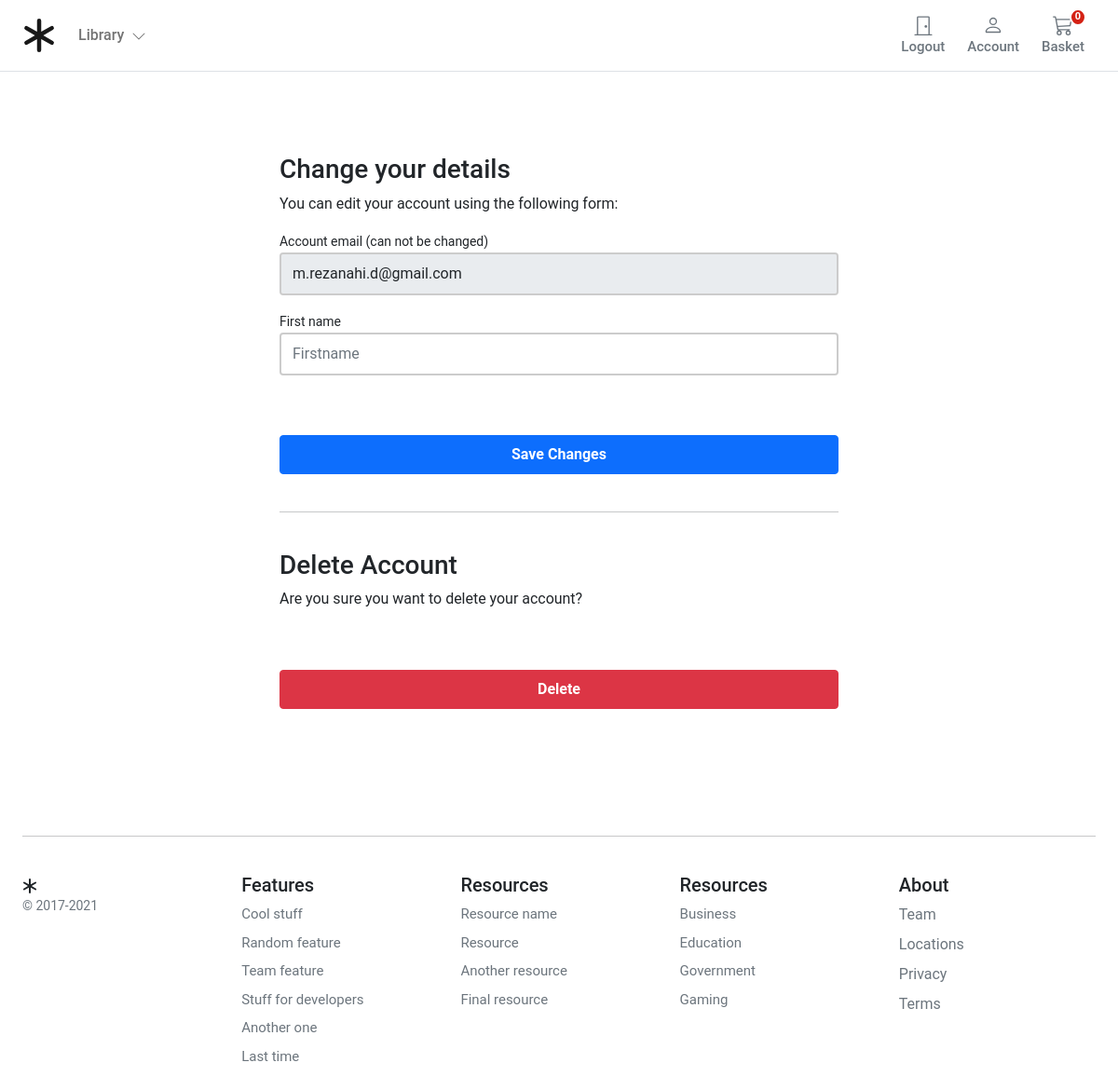
The page /account/profile/edit/ (signed in) on the database as committed earlier.
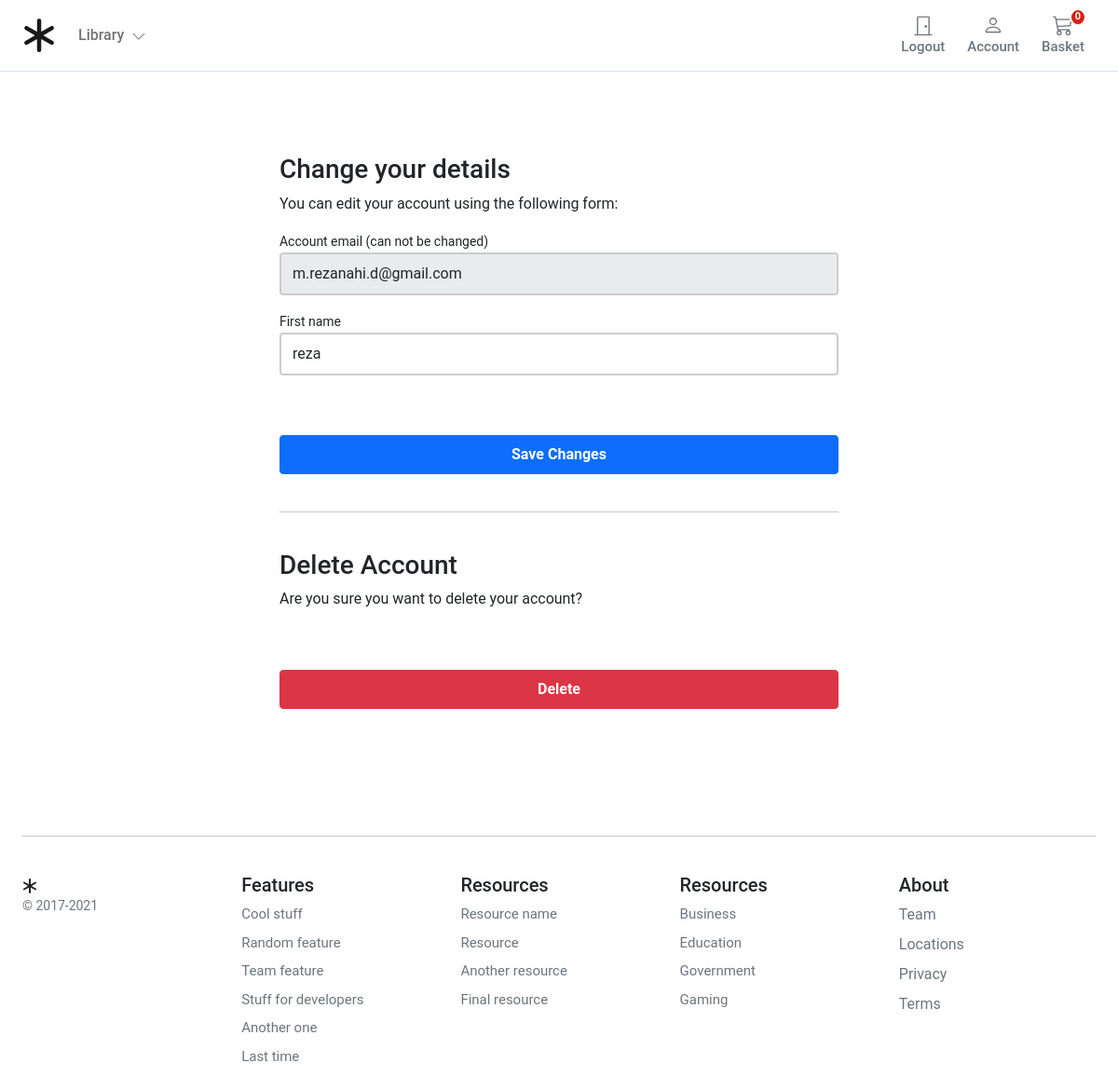
The same page on the database as committed later.
### account/models.py (models this page shows, shortened)
class UserBase(AbstractBaseUser, PermissionsMixin):
    email = models.EmailField(_('email_address'), unique=True)
    user_name = models.CharField(max_length=150, unique=True)
    first_name = models.CharField(max_length=150, blank=True)
    about = models.TextField(_('about'), max_length=500, blank=True)
    phone_number = models.CharField(max_length=15, blank=True)
    postcode = models.CharField(max_length=12, blank=True)
    address_line_1 = models.CharField(max_length=150, blank=True)
    address_line_2 = models.CharField(max_length=150, blank=True)
    town_city = models.CharField(max_length=150, blank=True)
    is_active = models.BooleanField(default=False)
    is_staff = models.BooleanField(default=False)
    created = models.DateTimeField(auto_now_add=True)
    updated = models.DateTimeField(auto_now=True)
    objects = CustomModelManager()
    REQUIRED_FIELDS = ['user_name']
    USERNAME_FIELD = 'email'
    class Meta:
        verbose_name = 'account'
        verbose_name_plural = 'accounts'

### account/views.py (the view)
# urls.py: path('profile/edit/', edit_details, name='edit_details'),
@login_required
def edit_details(request):
    if request.method == 'POST':
        user_edit = UserEditForm(instance=request.user, data=request.POST)
        if user_edit.is_valid():
            user_edit.save()
    else:
        user_edit = UserEditForm(instance=request.user)
    return render(request, template_name='account/user/edit_details.html', context={'user_form': user_edit})

### account/forms.py
class UserEditForm(forms.ModelForm):
    email = forms.EmailField(
        label='Account email (can not be changed)', max_length=200, widget=forms.TextInput(
            attrs={'class': 'form-control mb-3', 'placeholder': 'email', 'id': 'form-email', 'readonly': 'readonly'}))
    first_name = forms.CharField(
        label='First name', min_length=4, max_length=50, widget=forms.TextInput(
            attrs={'class': 'form-control mb-3', 'placeholder': 'Firstname', 'id': 'form-firstname'}))
    class Meta:
        model = UserBase
        fields = ('email', 'first_name',)
    def __init__(self, *args, **kwargs):
        super().__init__(*args, **kwargs)
        self.fields['email'].required = True

### basket/basket.py (called while the page is built)
    def __len__(self):
        return sum(item['qty'] for item in self.basket.values())

### basket/context_processors.py (called while the page is built)
def basket(request):
    return {'basket': Basket(request)}

### shop/context_processor.py (called while the page is built)
def categories(request):
    return {'categories': Category.objects.all()}

### shop/models.py (called while the page is built)
    def get_absolute_url(self):
        return reverse(viewname="shop:category_list", args=[self.slug])

### templates/account/user/edit_details.html (shortened to what this page needs)
{% extends "base.html" %}
{% block content %}
<div class="container-fluid">
    <div class="row no-gutter">
        <div class="col-md-12">
            <div class="login d-flex align-items-center py-5">
                <div class="container">
                    <div class="row">
                        <div class="col-12 col-lg-7  mx-auto">
                <form class="account-form px-4 pt-4" method="post" enctype="multipart/form-data">
                    {% if user_form.is_valid %}
                    <div class="alert alert-primary" role="alert">
                        Details successfully updated!
                    </div>
                    <p class="small text-center pt-0">
                        <a href="{% url "account:dashboard" %}">Back to Dashboard</a>
                    </p>
                    {%else%}
                    <h3>Change your details</h3>
                    <p>You can edit your account using the following form:</p>
                    {% endif %}
                    <label class="small font-weight-bold">{{ user_form.email.label}}</label>
                    {{ user_form.email }}
                    <label class="small font-weight-bold">{{ user_form.first_name.label}}</label>
                    {{ user_form.first_name }}
                    <button class="btn btn-primary btn-block py-2 mb-4 mt-5 fw-bold w-100" type="submit"
                        value="Save changes">Save Changes</button>
                    <hr class="mb-3">
                </form>
                     <form class="account-form px-4" action="{% url 'account:delete_user' %}" method="post">
                        <p class=" h3 pt-4 font-weight-bold">Delete Account</p>
                        <p>Are you sure you want to delete your account?</p>
                        <button type="submit" role="button"
                            class="btn btn-danger btn-block py-2 mb-4 mt-5 fw-bold w-100">Delete</button>
                    </form>
                        </div>
                    </div>
                </div>
            </div>
        </div>
    </div>
</div>
{% endblock %}

Rows that differ between the two databases and show on the page:
changed UserBase "m.rezanahi.d@gmail.com": first_name (not shown) → "reza"
